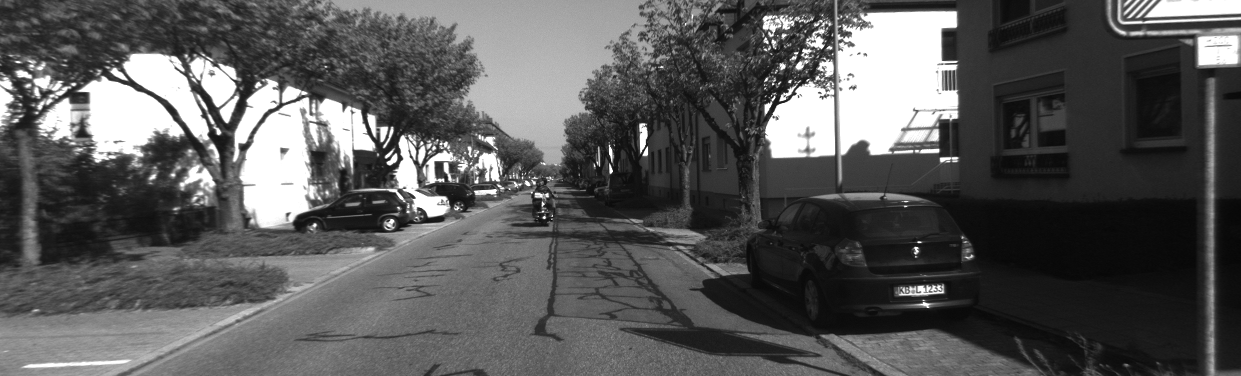
%> input picture Exercise3SimpleTracker/data/000000.png, 1241 x 376 px
$ octave main.m   (GNU Octave 9; MATLAB toolbox functions it lacks are replaced by stand-ins)
%> lines starting %> are read from the running program, lines starting %| are printed output that depends on the picture
%> further down, img is the input picture: size 376x1241 uint8; min 6, max 255, mean 89
### exercise3/Exercise 3 - Simple Keypoint Tracker/code/harris.m
function scores = harris(img, patch_size, kappa)
%> called with patch_size = 9, kappa = 0.08
sobel_x = [-1 0 1;
           -2 0 2;
           -1 0 1];
sobel_y = sobel_x';
Ix = conv2(img, sobel_x, 'valid');
Iy = conv2(img, sobel_y, 'valid');
Ix2 = Ix.*Ix;
Iy2 = Iy.*Iy;
IxIy = Ix.*Iy;

patch = ones(patch_size)./(patch_size^2);

sumIx2 = conv2(Ix2, patch, 'valid');
sumIy2 = conv2(Iy2, patch, 'valid');
sumIxy = conv2(IxIy, patch, 'valid');

detMuv = sumIx2.*sumIy2 - sumIxy.*sumIxy;
trace2Muv = (sumIx2 + sumIy2).^2;

scores = detMuv - kappa*trace2Muv;
scores(find(scores < 0)) = 0;
scores = padarray(scores, [(patch_size+1)/2 (patch_size+1)/2]);
%> scores: size 376x1241 double
end

### exercise3/Exercise 3 - Simple Keypoint Tracker/code/selectKeypoints.m
function keypoints = selectKeypoints(scores, num, r)
%> called with num = 200, r = 8
% Selects the num best scores as keypoints and performs non-maximum
% supression of a (2r + 1)*(2r + 1) box around the current maximum.
   scores = padarray(scores, [r,r]);
%> scores: size 392x1257 double
   keypoints = zeros(2, num);
   for m = 1:num
       temp_scores = scores(:);
       [~, I] = max(temp_scores);
       [row, col] = ind2sub(size(scores), I);
       keypoints(:,m) = [row;col];
       scores(row-r:row+r, col-r:col+r) = zeros(2*r+1);
   end
%> this loop made 200 passes
%> (I, row, col) on passes 1 to 3: (310180, 108, 792), (155402, 170, 397), (318757, 61, 814)
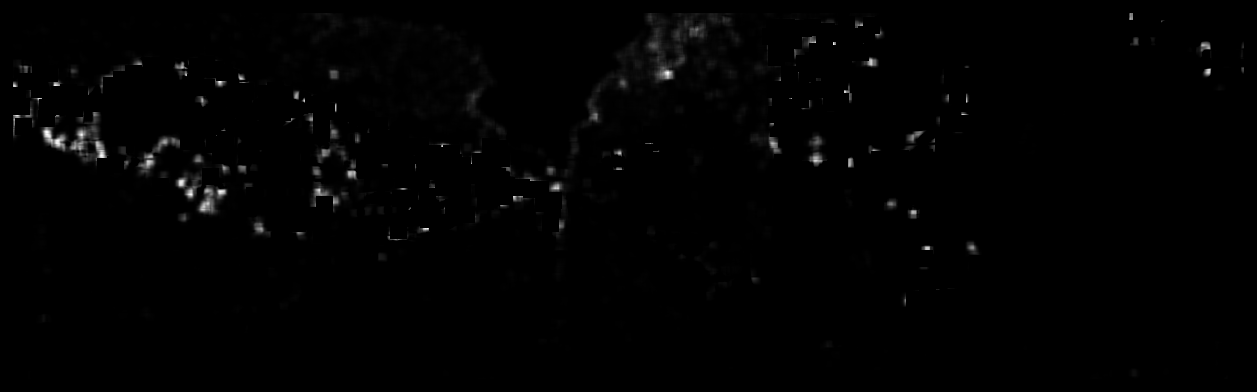
%> scores: size 392x1257 double; min 0, max 1.23e+09, mean 10196514.1; drawn with min black and max white
%> after the loop, keypoints = 200 columns, first 8: [108 170 61 135 49 259 161 173; 792 397 814 652 777 925 652 454]
   keypoints = keypoints - r*ones(size(keypoints));
end

### exercise3/Exercise 3 - Simple Keypoint Tracker/code/describeKeypoints.m
function descriptors = describeKeypoints(img, keypoints, r)
% Returns a (2r+1)^2xN matrix of image patch vectors based on image
% img and a 2xN matrix containing the keypoint coordinates.
% r is the patch "radius".
tempimg = padarray(img, [r, r]);
keypoints = keypoints + r*ones(size(keypoints));
descriptors = zeros((2*r+1)^2,length(keypoints));
for i=1:length(keypoints)
    cord = keypoints(:,i);
    I = cord(1);
    J = cord(2);
    IntMat = tempimg(I-r:I+r,J-r:J+r);
    IntMat = reshape(IntMat,[(2*r+1)^2,1]);
    descriptors(:,i) = IntMat;
end
end

### exercise3/Exercise 3 - Simple Keypoint Tracker/code/matchDescriptors.m
function matches = matchDescriptors(query_descriptors, database_descriptors, lambda)
% Returns a 1xQ matrix where the i-th coefficient is the index of the
% database descriptor which matches to the i-th query descriptor.
% The descriptor vectors are MxQ and MxD where M is the descriptor
% dimension and Q and D the amount of query and database descriptors
% respectively. matches(i) will be zero if there is no database descriptor
% with an SSD < lambda * min(SSD). No two non-zero elements of matches will
% be equal.
[D, I] = pdist2(database_descriptors', query_descriptors', 'euclidean', 'smallest', 1);
dmin = min(D(find(D~=0)));
I(find(D>=lambda*dmin)) = 0;
[~,ia,~] = unique(I, 'stable');
unqmatches =  zeros(size(I));
unqmatches(ia) = I(ia);
matches = unqmatches;
end

### exercise3/Exercise 3 - Simple Keypoint Tracker/code/plotMatches.m
function plotMatches(matches, query_keypoints, database_keypoints)

[~, query_indices, match_indices] = find(matches);

x_from = query_keypoints(1, query_indices);
x_to = database_keypoints(1, match_indices);
y_from = query_keypoints(2, query_indices);
y_to = database_keypoints(2, match_indices);
plot([y_from; y_to], [x_from; x_to], 'g-', 'Linewidth', 3);

end

### exercise3/Exercise 3 - Simple Keypoint Tracker/code/main.m
clear all;
close all;
clc;
% Randomly chosen parameters that seem to work well - can you find better
% ones?
harris_patch_size = 9;
harris_kappa = 0.08;
num_keypoints = 200;
nonmaximum_supression_radius = 8;
descriptor_radius = 9;
match_lambda = 4;

img = imread('../data/000000.png');

%% Part 1 - Calculate Harris scores

harris_scores = harris(img, harris_patch_size, harris_kappa);
assert(min(size(harris_scores) == size(img)));
figure(1);
subplot(2, 1, 1);
imshow(img);
subplot(2, 1, 2);
imagesc(harris_scores);
axis equal;
axis off;

%% Part 2 - Select keypoints

keypoints = selectKeypoints(...
    harris_scores, num_keypoints, nonmaximum_supression_radius);
%> keypoints = 200 columns, first 8: [100 162 53 127 41 251 153 165; 784 389 806 644 769 917 644 446]
figure(2);
imshow(img);
hold on;
plot(keypoints(2, :), keypoints(1, :), 'rx', 'Linewidth', 2);

%% Part 3 - Describe keypoints and show 16 strongest keypoint descriptors

descriptors = describeKeypoints(img, keypoints, descriptor_radius);
%> the loop in describeKeypoints, `for i=1:length(keypoints)` made 200 passes
%> (I, J) on passes 1 to 3: (109, 793), (171, 398), (62, 815)
figure(3);
for i = 1:16
    subplot(4, 4, i);
    patch_size = 2 * descriptor_radius + 1;
    imagesc(uint8(reshape(descriptors(:,i), [patch_size patch_size])));
    axis equal;
    axis off;
end
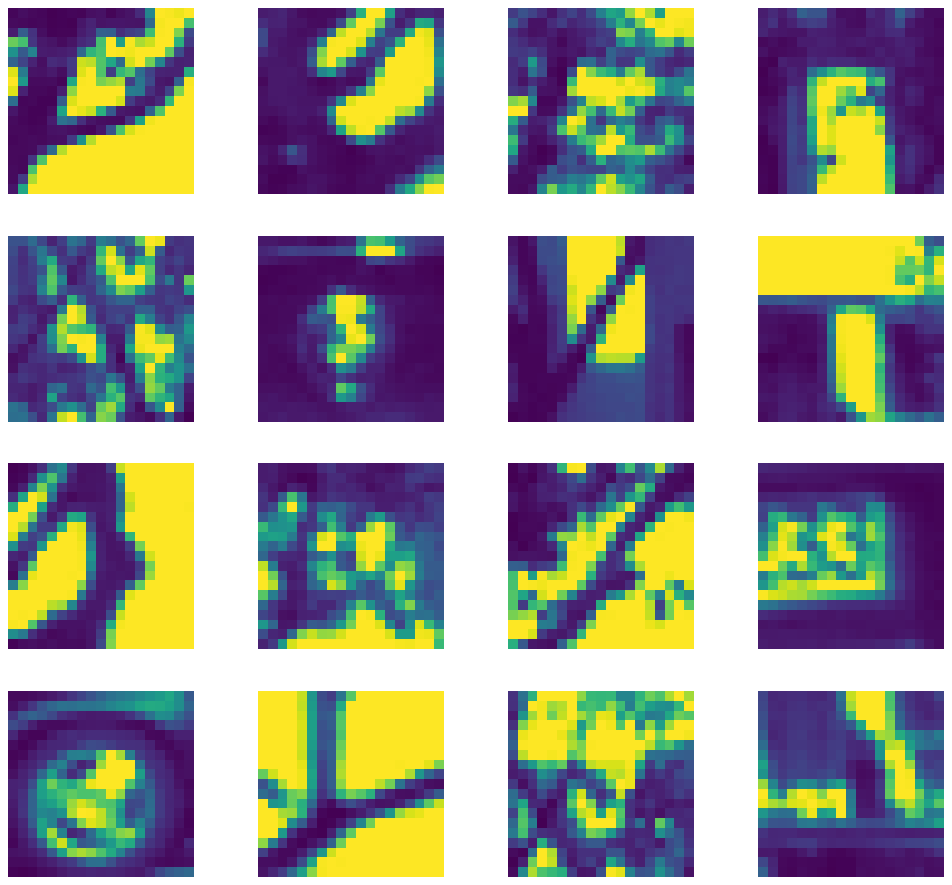
%> figure redrawn from the program's plot data, 16 panels

%% Part 4 - Match descriptors between first two images
img_2 = imread('../data/000001.png');
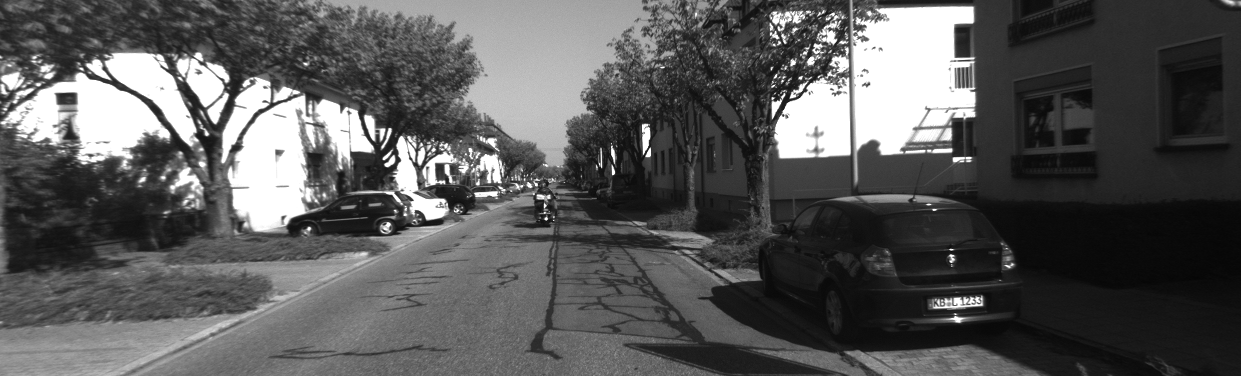
%> input picture exercise3/Exercise 3 - Simple Keypoint Tracker/data/000001.png, 1241 x 376 px
%> img_2 is the input picture: size 376x1241 uint8; min 5, max 255, mean 88.4
harris_scores_2 = harris(img_2, harris_patch_size, harris_kappa);
keypoints_2 = selectKeypoints(...
    harris_scores_2, num_keypoints, nonmaximum_supression_radius);
%> call 2 of selectKeypoints, with num = 200, r = 8
%> the loop in selectKeypoints (call 2), `for m = 1:num` made 200 passes
%> (I, row, col) on passes 1 to 3: (256112, 136, 654), (314097, 105, 802), (154620, 172, 395)
%> after the loop in selectKeypoints (call 2), `for m = 1:num`:
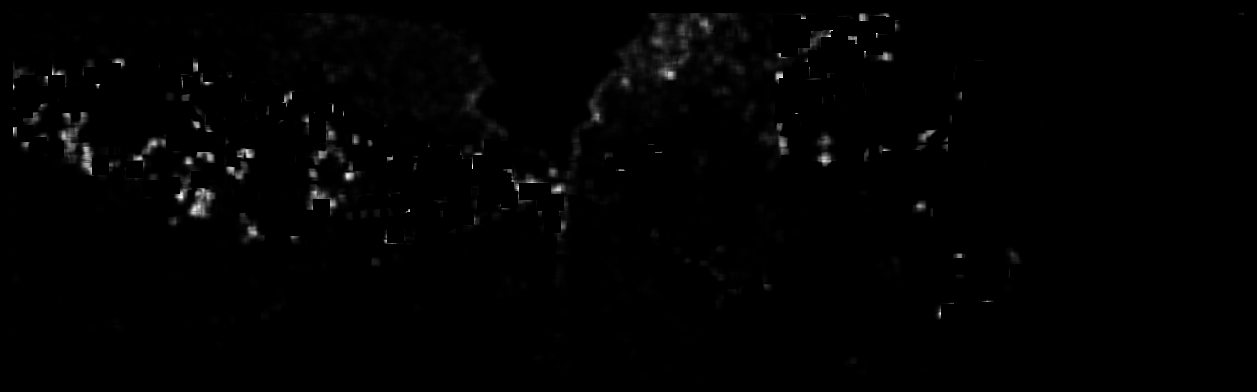
%> scores: size 392x1257 double; min 0, max 1.12e+09, mean 9828029.7; drawn with min black and max white
%> after the loop in selectKeypoints (call 2), `for m = 1:num`: keypoints = 200 columns, first 8: [136 105 172 56 162 49 36 267; 654 802 395 826 655 790 789 960]
%> keypoints_2 = 200 columns, first 8: [128 97 164 48 154 41 28 259; 646 794 387 818 647 782 781 952]
descriptors_2 = describeKeypoints(img_2, keypoints_2, descriptor_radius);
%> call 2 of describeKeypoints, with r = 9
%> in describeKeypoints (call 2), `tempimg = padarray(img, [r, r]);`:
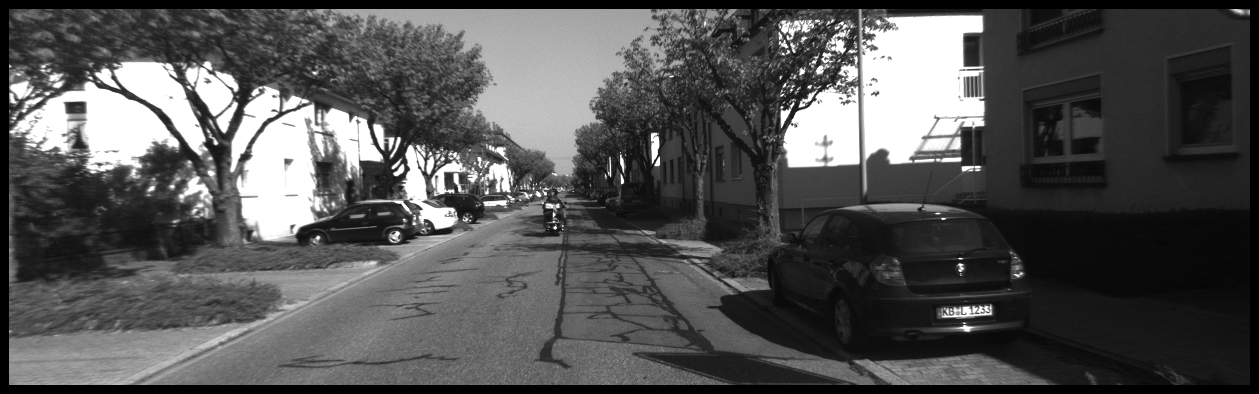
%> tempimg: size 394x1259 uint8; min 0, max 255, mean 83.2
%> the loop in describeKeypoints (call 2), `for i=1:length(keypoints)` made 200 passes
%> (I, J) on passes 1 to 3: (137, 655), (106, 803), (173, 396)
%> after the loop in describeKeypoints (call 2), `for i=1:length(keypoints)`:
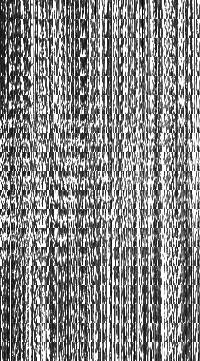
%> descriptors: size 361x200 double; min 0, max 255, mean 135.5

%%
matches = matchDescriptors(descriptors_2, descriptors, match_lambda);

figure(4);
imshow(img_2);
hold on;
plot(keypoints_2(2, :), keypoints_2(1, :), 'rx', 'Linewidth', 2);
plotMatches(matches, keypoints_2, keypoints);
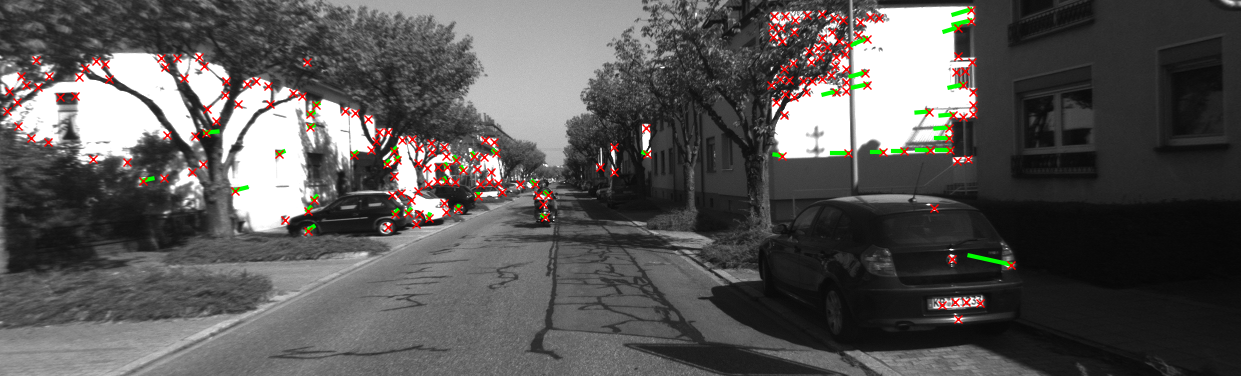
%> figure redrawn from the program's plot data

%% Part 5 - Match descriptors between all images
figure(5);
img_indices = 0:199;
clear prev_desc
for i = img_indices
    img = imread(sprintf('../data/%06d.png',i));
    imshow(img); hold on;

    scores = harris(img, harris_patch_size, harris_kappa);
    kp = selectKeypoints(...
        scores, num_keypoints, nonmaximum_supression_radius);
    plot(kp(2, :), kp(1, :), 'rx', 'Linewidth', 2);

    desc = describeKeypoints(img, kp, descriptor_radius);
%> (the run ends here)
